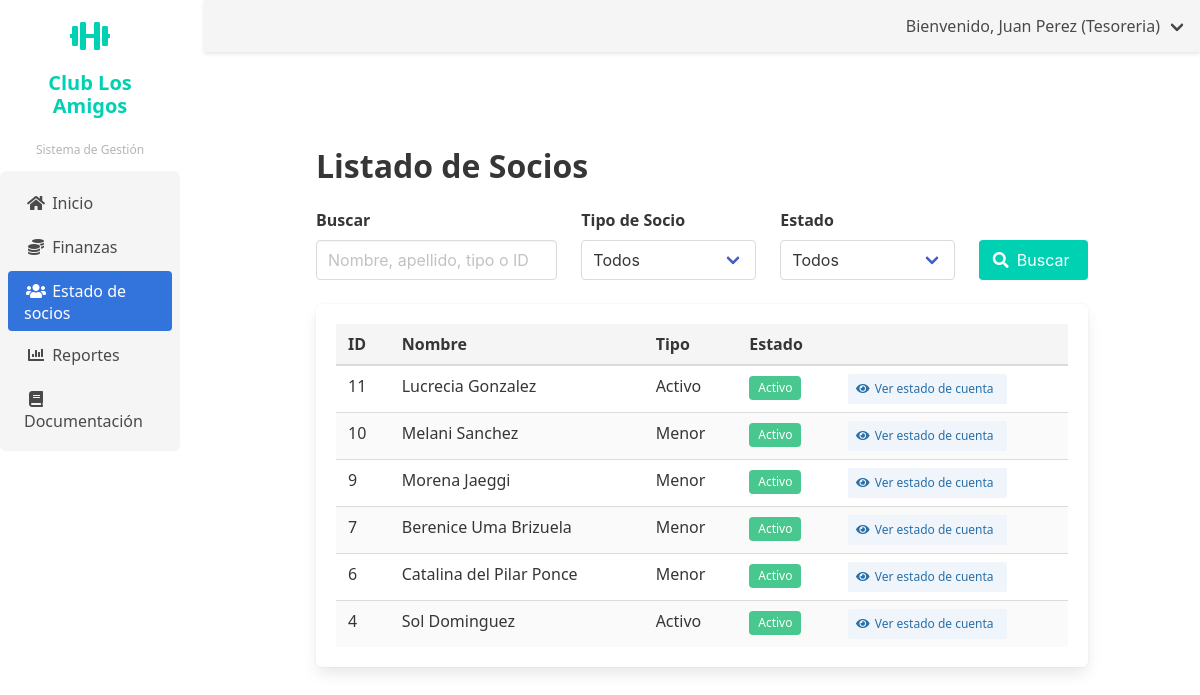
The page /finanzas/socios/ (signed in) on the database as committed earlier.
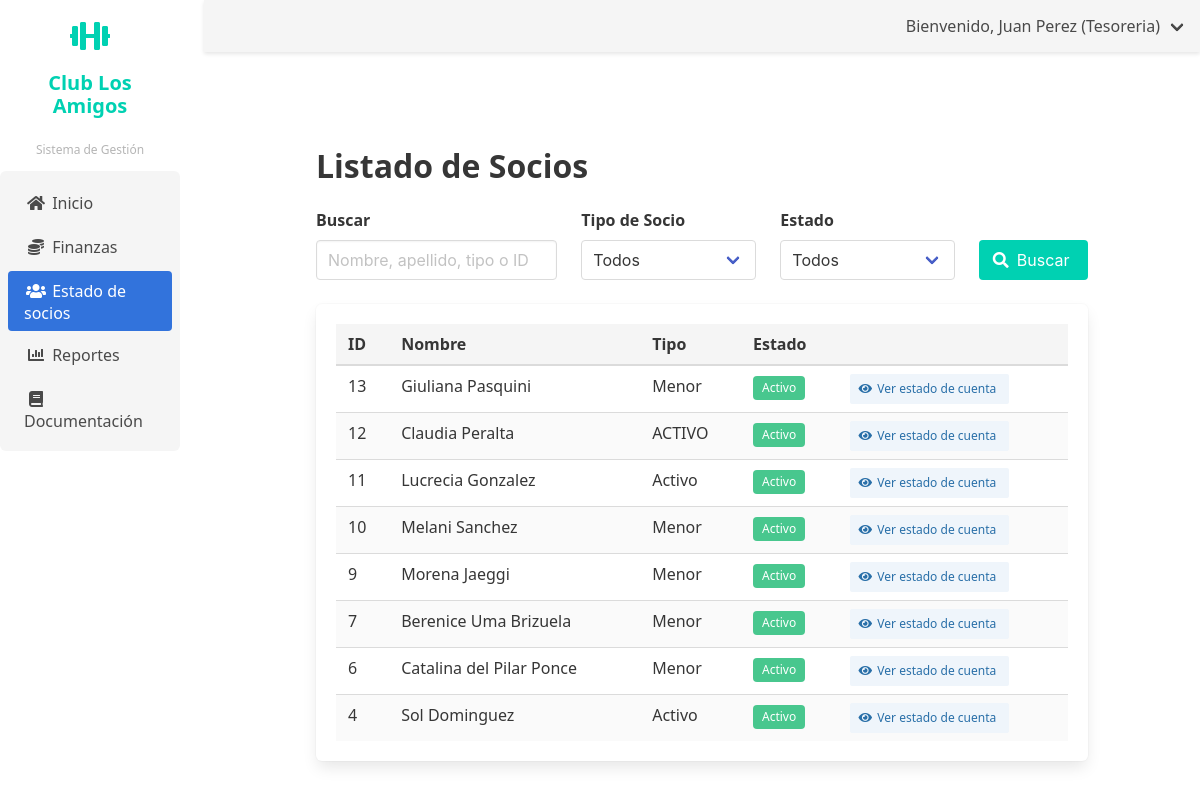
The same page on the database as committed later.
### socios/models.py (models this page shows, shortened)
class Socio(models.Model):
    perfil_usuario = models.OneToOneField(PerfilUsuario, on_delete=models.CASCADE, related_name='socio', null=True, blank=True)
    tipo_socio = models.ForeignKey(TipoSocio, on_delete=models.PROTECT)
    fecha_afiliacion = models.DateField()
    observaciones = models.TextField(blank=True, null=True)
    fecha_registro = models.DateTimeField(auto_now_add=True)
    fecha_actualizacion = models.DateTimeField(auto_now=True)
    class Meta:
        verbose_name = 'Socio'
        verbose_name_plural = 'Socios'
        ordering = ['-fecha_registro']

class TipoSocio(models.Model):
    TIPO_SOCIO_CHOICES = [
        ('ACTIVO', 'Activo'),
        ('ADHERENTE', 'Adherente'),
        ('INFANTIL', 'Infantil'),
        ('HONORARIO', 'Honorario'),
    ]
    nombre = models.CharField(max_length=10, choices=TIPO_SOCIO_CHOICES, unique=True)
    descripcion = models.TextField(blank=True, null=True)
    class Meta:
        verbose_name = 'Tipo de Socio'
        verbose_name_plural = 'Tipos de Socios'
        default_manager_name = 'objects'

### usuarios/models.py (models this page shows, shortened)
class PerfilUsuario(models.Model):
    TIPO_DOCUMENTO_CHOICES = [
        ('DNI', 'DNI'),
        ('CE', 'Carné de Extranjería'),
        ('PAS', 'Pasaporte'),
    ]
    ESTADO_SOCIO_CHOICES = [
        ('ACTIVO', 'Activo'),
        ('INACTIVO', 'Inactivo'),
        ('SUSPENDIDO', 'Suspendido'),
        ('PENDIENTE', 'Pendiente de Aprobación'),
        ('RETIRADO', 'Retirado'),
    ]
    usuario = models.OneToOneField(User, on_delete=models.CASCADE, related_name='perfil')
    tipo_documento = models.CharField(max_length=3, choices=TIPO_DOCUMENTO_CHOICES, default='DNI')
    numero_documento = models.CharField(max_length=20, unique=True)
    telefono = models.CharField(max_length=15, blank=True, null=True)
    direccion = models.TextField(blank=True, null=True)
    fecha_nacimiento = models.DateField(blank=True, null=True)
    estado_socio = models.CharField(max_length=10, choices=ESTADO_SOCIO_CHOICES, default='ACTIVO',
                                   verbose_name='Estado como Socio')
    fecha_registro = models.DateTimeField(auto_now_add=True)
    fecha_actualizacion = models.DateTimeField(auto_now=True)
    class Meta:
        verbose_name = 'Perfil de Usuario'
        verbose_name_plural = 'Perfiles de Usuario'
    @property
    def esta_activo_sistema(self):
        return self.usuario.is_active and self.estado_socio == 'ACTIVO'

### finanzas/views.py (the view, shortened to what this page needs)
# urls.py: path('socios/', views.lista_socios_finanzas, name='lista_socios_finanzas'),
@login_required
def lista_socios_finanzas(request):
    if not request.user.groups.filter(name__in=['Administrador', 'Tesoreria', 'Comision']).exists():
        messages.error(request, 'No tienes permisos para acceder a esta funcionalidad.')
        return redirect('usuarios:dashboard')
    query = request.GET.get('q', '').strip()
    tipo = request.GET.get('tipo', '')
    estado = request.GET.get('estado', '')
    socios = Socio.objects.select_related('perfil_usuario', 'tipo_socio').all()
    if tipo:
        socios = socios.filter(tipo_socio__nombre=tipo)
    if estado:
        if estado == 'activo':
            socios = socios.filter(perfil_usuario__esta_activo_sistema=True)
        elif estado == 'inactivo':
            socios = socios.filter(perfil_usuario__esta_activo_sistema=False)
    tipos = TipoSocio.objects.all()
    return render(request, 'finanzas/lista_socios_finanzas.html', {
        'socios': socios,
        'tipos': tipos,
        'query': query,
        'tipo_selected': tipo,
        'estado_selected': estado,
    })

### usuarios/context_processors.py (called while the page is built)
def user_role_context(request):
    if request.user.is_authenticated:
        user_groups = request.user.groups.all()
        if user_groups.filter(name='Coordinador').exists():
            user_role = 'Coordinador'
        elif user_groups.filter(name='Tesoreria').exists():
            user_role = 'Tesoreria'
        elif user_groups.filter(name='Comision').exists():
            user_role = 'Comision'
        elif user_groups.filter(name='Administrador').exists():
            user_role = 'Administrador'
        else:
            user_role = 'Default'
    else:
        user_role = 'Default'
    return {
        'user_role': user_role
    }

### finanzas/templates/finanzas/lista_socios_finanzas.html (shortened to what the changed rows need)
{% extends 'base.html' %}
{% load static %}
{% block sidebar_menu %}
    {% if user.groups.all.0.name == 'Comision' %}
        {% include 'includes/sidebar_menu_comision.html' %}
    {% elif user.groups.all.0.name == 'Tesoreria' %}
        {% include 'includes/sidebar_menu_tesorero.html' %}
    {% elif user.groups.all.0.name == 'Administrador' %}
        {% include 'includes/sidebar_menu.html' %}
    {% endif %}
{% endblock %}
{% block content %}
<div class="container">
    <div class="section">
        <h1 class="title">Listado de Socios</h1>
        <div class="box">
            <table class="table is-fullwidth is-striped is-hoverable">
                <thead>
                    <tr>
                        <th>ID</th>
                        <th>Nombre</th>
                        <th>Tipo</th>
                        <th>Estado</th>
                        <th></th>
                    </tr>
                </thead>
                <tbody>
                    {% for socio in socios %}
                    <tr>
                        <td>{{ socio.id }}</td>
                        <td>{% if socio.perfil_usuario %}{{ socio.perfil_usuario.usuario.get_full_name }}{% else %}<span class="has-text-grey">Sin perfil</span>{% endif %}</td>
                        <td>{{ socio.tipo_socio.nombre }}</td>
                        <td>
                            {% if socio.perfil_usuario and socio.perfil_usuario.esta_activo_sistema %}
                                <span class="tag is-success">Activo</span>
                            {% else %}
                                <span class="tag is-danger">Inactivo</span>
                            {% endif %}
                        </td>
                        <td>
                            <a href="{% url 'finanzas:estado_cuenta_socio' socio.id %}" class="button is-small is-info is-light" title="Ver estado de cuenta">
                                <span class="icon"><i class="fas fa-eye"></i></span>
                                <span>Ver estado de cuenta</span>
                            </a>
                        </td>
                    </tr>
                    {% empty %}
                    <tr>
                        <td colspan="5" class="has-text-centered">No se encontraron socios.</td>
                    </tr>
                    {% endfor %}
                </tbody>
            </table>
        </div>
    </div>
</div>
{% endblock %}

Rows that differ between the two databases and show on the page:
added Socio: id "13", perfil_usuario.usuario.get_full_name "Giuliana Pasquini", tipo_socio.nombre "Menor", shows "Activo"
added Socio: id "12", perfil_usuario.usuario.get_full_name "Claudia Peralta", tipo_socio.nombre "ACTIVO", shows "Activo"
